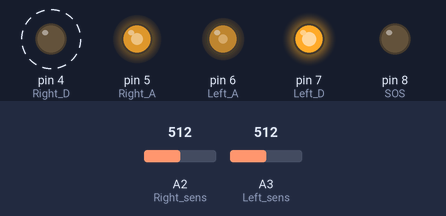
Bench run of a sketch on a simulated Arduino Uno, built with avr-gcc and run on an emulated ATmega328P. On the bench: output pins drawn as LEDs (lit = HIGH). Dashed ring = blinking. The inputs (shaded band) are chosen by the test bench; at power-on: A2 (Right_sens) = 512, A3 (Left_sens) = 512.

Above: at 1.25 s.
1.3 s: A2 (Right_sens) set to 785
4.3 s: A2 (Right_sens) set to 815
At 5.0 s:
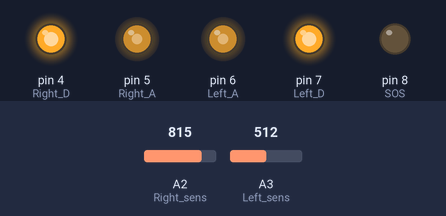
5.8 s: A3 (Left_sens) set to 782
7.3 s: A3 (Left_sens) set to 808
At 8.2 s:
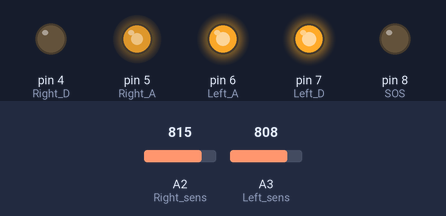
8.8 s: A3 (Left_sens) set to 900
At 9.4 s:
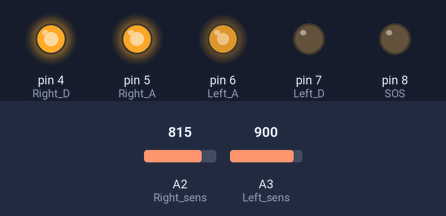
10.3 s: A2 (Right_sens) set to 900
At 11.7 s:
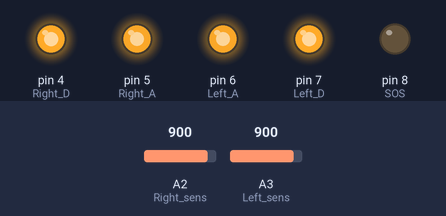
Timing chart, 0 to 12.8 s (numbered marks = the images above; inputs shaded):
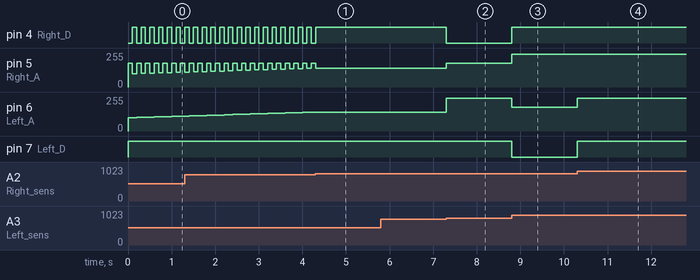

Measured:
- the behaviour switches between 799 and 800 on A2 (Right_sens) (found by bisection; images 0 and 1)
- the behaviour switches between 799 and 800 on A3 (Left_sens) (found by bisection; images 1 and 2)
- after the input at 4.3 s, pin 4 (Right_D): goes on until 4.3 s, then stays HIGH; pin 5 (Right_A): goes on until 4.3 s, then stays 142/255; pin 6 (Left_A): stays 142/255 (without the input it goes to 144/255 after 0.11 s)
- after the input at 5.8 s, every drawn part: stays the same
- after the input at 7.3 s, pin 4 (Right_D): HIGH → LOW at once; pin 5 (Right_A): 142/255 → 180/255 at once; pin 6 (Left_A): 142/255 → 244/255 at once
- after the input at 8.8 s, pin 4 (Right_D): LOW → HIGH at once; pin 5 (Right_A): 180/255 → 244/255 at once; pin 6 (Left_A): 244/255 → 180/255 at once; pin 7 (Left_D): HIGH → LOW at once
- after the input at 10.3 s, pin 6 (Left_A): 180/255 → 244/255 at once; pin 7 (Left_D): LOW → HIGH at once
- by itself, pin 4 (Right_D): alternates HIGH for 0.10 s and LOW for 0.10 s

The sketch:

OmegaBot.ino
```cpp
 #define Left_D 7
 #define Left_A 6
 #define Right_D 4
 #define Right_A 5
 #define Right_sens A2
 #define Left_sens A3
 #define SOS 8

void setup()
{
  pinMode(Left_D, OUTPUT);
  pinMode(Left_A, OUTPUT);
  pinMode(Right_D, OUTPUT);
  pinMode(Right_A, OUTPUT);
  pinMode(SOS, OUTPUT);
}

void forward(int speed)
  {
    digitalWrite(Left_D, HIGH);
    analogWrite(Left_A, speed);
    digitalWrite(Right_D, HIGH);
    analogWrite(Right_A, speed);
  }

void right(int speed)
{
  digitalWrite(Left_D, HIGH);
  analogWrite(Left_A, speed);
  digitalWrite(Right_D, LOW);
  analogWrite(Right_A, 180);
}

void left(int speed)
{
  digitalWrite(Left_D, LOW);
  analogWrite(Left_A, 180);
  digitalWrite(Right_D, HIGH);
  analogWrite(Right_A, speed);
}

void stop()
{
  digitalWrite(Left_D, HIGH);
  analogWrite(Left_A, 0);
  digitalWrite(Right_D, HIGH);
  analogWrite(Right_A, 0);
}

void drive(int speed)
{
  int blackColor = 820;
  int leftIndicator = analogRead(Left_sens);
  int rightIndicator = analogRead(Right_sens);

  if ((leftIndicator >= blackColor) && (rightIndicator >= blackColor))
  {
    forward(speed);
  }
  else if ((leftIndicator < blackColor) && (rightIndicator >= blackColor))
  {
    right(speed);
  }
  else if ((leftIndicator >= blackColor) && (rightIndicator < blackColor))
  {
    left(speed);
  }
  else
  {
    found(speed);
  }

}

void found(int speed)
{
  unsigned long time = millis();
  int foundSpeed = 100;

  while ((analogRead(Left_sens) < 800) && (analogRead(Right_sens) < 800))
  {
    right(foundSpeed);
    delay(100);
    forward(foundSpeed);
    delay(100);

    foundSpeed += 2;

    if (foundSpeed > 240)
    {
      foundSpeed = 100;
    }

    if (millis() - time > 7000)
    {
      stop();
      digitalWrite(SOS, HIGH);
      delay(5000);
    }
  }

  int leftIndicator = analogRead(Left_sens);
  int rightIndicator = analogRead(Right_sens);

  if ((leftIndicator >= 800) && (rightIndicator >= 800))
  {
    right(speed);
    delay(500);
  }
}

void loop()
{
  drive(244);
}
```
